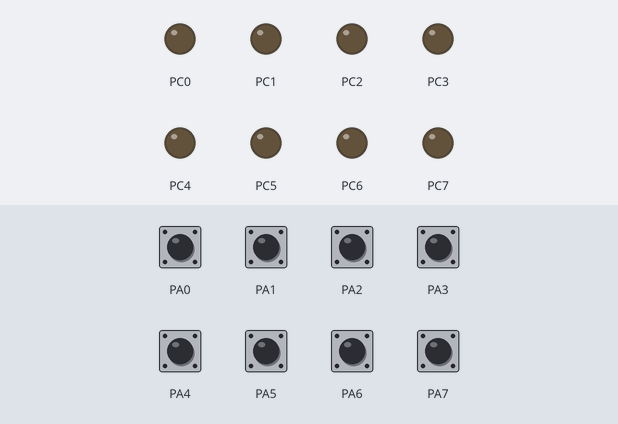
Recording of a program running on a simulated ATmega16, built with avr-gcc and emulated at 1 MHz. Parts: output pins drawn as LEDs (lit = HIGH). The inputs (shaded band) are chosen by the test bench; at power-on: PA0–7 HIGH.

Above: at 1.2 s.
1.3 s: PA0 pulled LOW for 0.15 s
At 2.5 s:
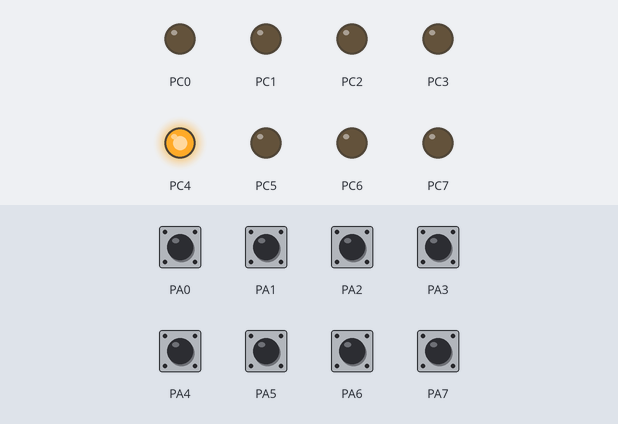
2.9 s: PA0 pulled LOW for 1 s
At 3.7 s:
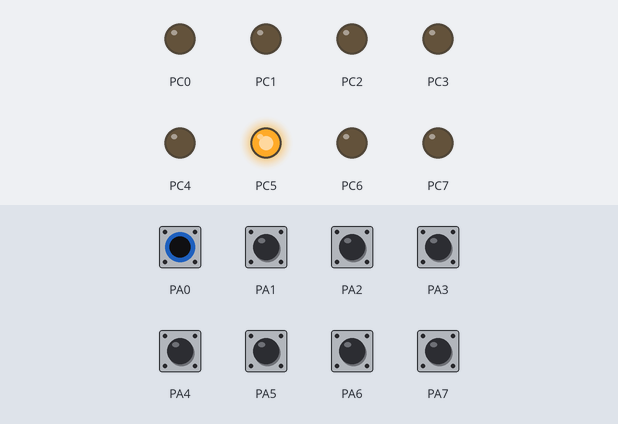
5.4 s: PA0 pulled LOW for 0.15 s
At 6.6 s:
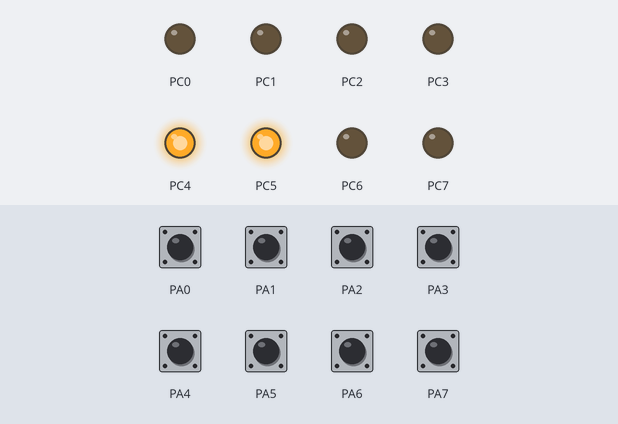
7.0 s: PA0 pulled LOW for 0.15 s
At 8.0 s:
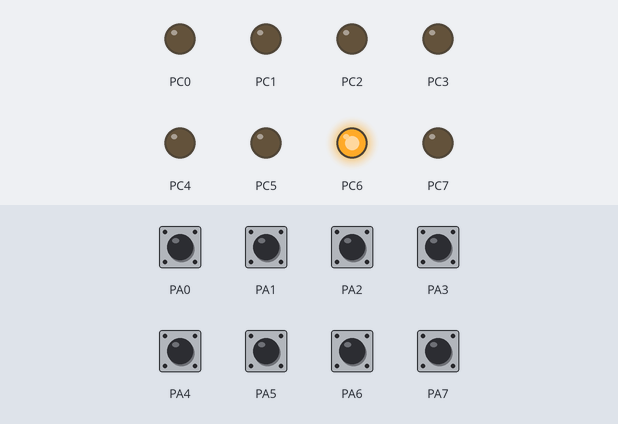
8.6 s: PA0 pulled LOW for 1 s
At 9.2 s:
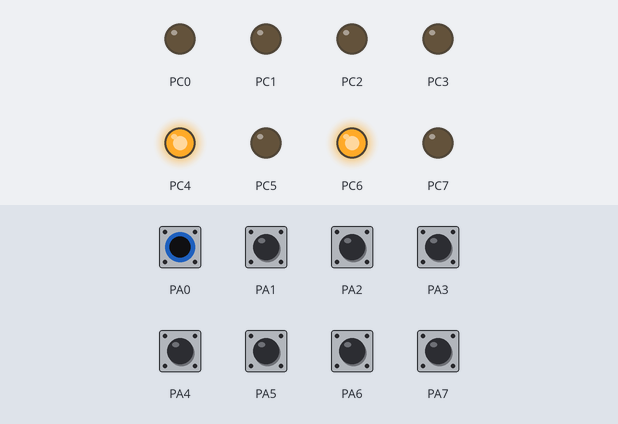
11.1 s: PA0 pulled LOW for 0.15 s
At 12.3 s:
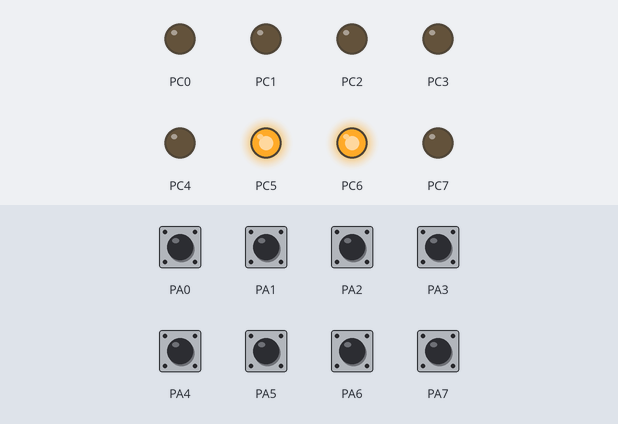
Timing chart, 0 to 13.7 s (numbered marks = the images above; inputs shaded):
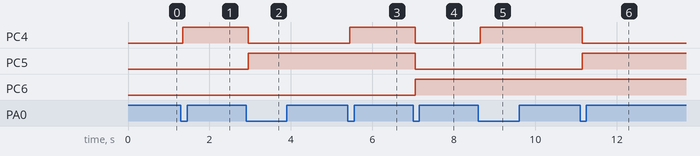

Measured:
- after the input at 1.3 s, PC4: LOW → HIGH after 0.05 s
- after the input at 2.9 s, PC4: HIGH → LOW after 0.05 s; PC5: LOW → HIGH after 0.05 s
- after the input at 5.4 s, PC4: LOW → HIGH after 0.05 s
- after the input at 7.0 s, PC4, PC5: HIGH → LOW after 0.05 s; PC6: LOW → HIGH after 0.05 s
- after the input at 8.6 s, PC4: LOW → HIGH after 0.05 s
- after the input at 11.1 s, PC4: HIGH → LOW after 0.05 s; PC5: LOW → HIGH after 0.05 s

The program:

main.c
```c
/*
 * GccApplication1.c
 *
 * Created: 31/01/2023 03:29:40 p. m.
 * Author : Ferna
 */

#define F_CPU 1000000
#include <avr/io.h>
#include <stdint.h>
#include <util/delay.h>

int main(void)
{
    // Establece los puertos de A como entrada
    DDRA = 0;
	// Pull ups
    PORTA = 0b11111111;
	//Puerto C salida
    DDRC = 0b11111111;
	//Valor a mostrar en los displays
	uint8_t counter = 0;
	//Valor actual en el puerto A
	uint8_t current = 0;
	//Entrada del puerto A en el ciclo (del while) anterior
	uint8_t previous = 0;
	while (1) {
		// Leer entrada en A
		current = PINA;
		//Si es la misma que antes, el usuario no ha hecho nada (ya sea soltar el boton, o presionarlo)
		if (current == previous)
			continue; // Entonces termina el ciclo y regresa arriba

		_delay_ms(50); // Retardo
		//((current^previous) & (1 << 0)): Usando XOR revisamos si vario en el pin 0 y  !(current & (1 << 0)) actualmente esta siendo pulsado
		// La primera parte revisa que el usuario interactuo con el boton 0, y la segunda parte que esa interaccion sea pulsarlo
			if (((current^previous) & (1 << 0)) && !(current & (1 << 0))) {
				counter++; // Sumale 1
				if (counter > 99) { // Si se paso de 99, regresalo a 99
					counter = 99;
				}
		}
		// Misma logica de arriba, pero con el boton conectado a 7
		if (((current^previous) & (1 << 7)) && !(current & (1 << 7))) {
			// Solo haz el decremento si el contador es mayor que 0
			if (counter >0 ) {
			counter--;
			}
		}
		//Muestra el contador (counter/10) nos da los decenas. Nos da las unidades ((counter%10)<<4), pero en la parte superior del puerto
		PORTC = (counter/10)|((counter%10)<<4);
		// Cambia previous a current, para el siguiente ciclo.
		previous = current;
	}
	return 0;
}
```
